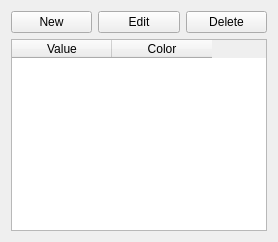
          <widget class="QWidget" name="tabROILabel">
           <attribute name="title">
            <string>ROI Labels</string>
           </attribute>
           <layout class="QVBoxLayout" name="verticalLayout_14">
            <item>
             <layout class="QVBoxLayout" name="verticalLayout_17">
              <item>
               <layout class="QHBoxLayout" name="horizontalLayout_13">
                <item>
                 <widget class="QPushButton" name="new_label_button">
                  <property name="text">
                   <string>New</string>
                  </property>
                 </widget>
                </item>
                <item>
                 <widget class="QPushButton" name="edit_label_button">
                  <property name="text">
                   <string>Edit</string>
                  </property>
                 </widget>
                </item>
                <item>
                 <widget class="QPushButton" name="delete_label_button">
                  <property name="text">
                   <string>Delete</string>
                  </property>
                 </widget>
                </item>
               </layout>
              </item>
              <item>
               <widget class="QTableWidget" name="label_table">
                <property name="enabled">
                 <bool>true</bool>
                </property>
                <column>
                 <property name="text">
                  <string>Value</string>
                 </property>
                </column>
                <column>
                 <property name="text">
                  <string>Color</string>
                 </property>
                </column>
               </widget>
              </item>
             </layout>
            </item>
           </layout>
          </widget>
